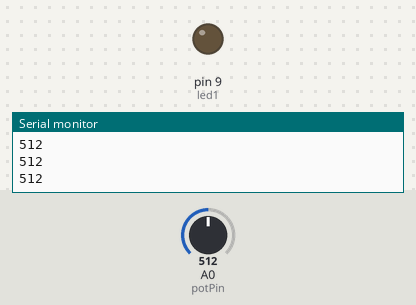
A sketch run on a simulated Arduino Uno, built with avr-gcc and run on an emulated ATmega328P. On the bench: output pins drawn as LEDs (lit = HIGH), the last lines printed to the serial monitor. The inputs (shaded band) are chosen by the test bench; at power-on: A0 (potPin) = 512.

Above: at 1.2 s.
1.3 s: A0 (potPin) set to 482
At 1.7 s:
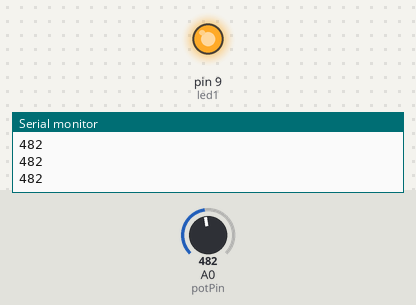
2.8 s: A0 (potPin) set to 510
At 4.0 s:
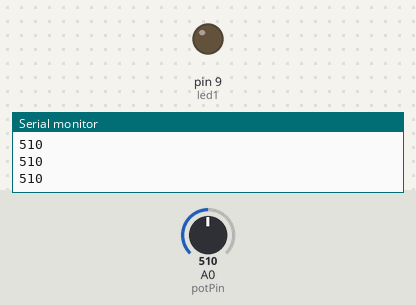
4.3 s: A0 (potPin) set to 491
At 5.2 s:
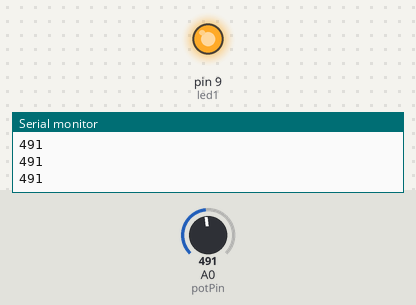
Timing chart, 0 to 7.3 s (numbered marks = the images above; inputs shaded):
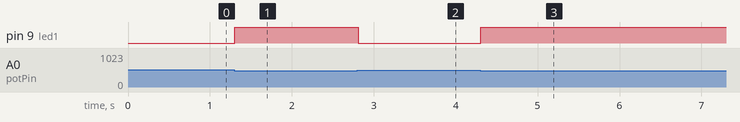

Measured:
- the behaviour switches between 500 and 499 on A0 (potPin) (found by bisection; images 0 and 1)
- after the input at 1.3 s, pin 9 (led1): LOW → HIGH at once
- after the input at 2.8 s, pin 9 (led1): HIGH → LOW at once
- after the input at 4.3 s, pin 9 (led1): LOW → HIGH at once

The sketch:

pot_ifelse.ino
```cpp
int led1 = 9 ;
int led2 = 10;
int potPin = A0;

int deger;

void setup() {
  Serial.begin(9600);
 pinMode(led1 , OUTPUT);
 pinMode(led2 , INPUT);
}

void loop() {

deger = analogRead(potPin);
Serial.println(deger);

if(deger < 500){
  digitalWrite(led1 , HIGH);
  digitalWrite(led2 , LOW);
  }

else if(deger > 501) {
   digitalWrite(led1 , LOW);
   digitalWrite(led2 , HIGH);
  }
}
```
